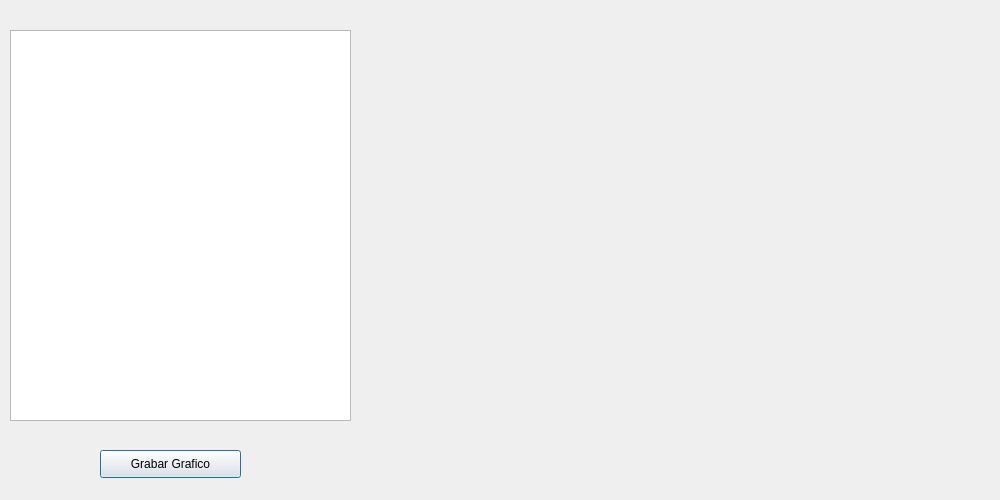
<?xml version="1.0" encoding="UTF-8"?>
<ui version="4.0">
 <class>dlgDemo62</class>
 <widget class="QDialog" name="dlgDemo62">
  <property name="geometry">
   <rect>
    <x>0</x>
    <y>0</y>
    <width>1000</width>
    <height>500</height>
   </rect>
  </property>
  <property name="windowTitle">
   <string>Grafico de Columnas 2D de Stock de Productos x Categorias con QPainter</string>
  </property>
  <widget class="QTableView" name="tblCategoria">
   <property name="geometry">
    <rect>
     <x>10</x>
     <y>30</y>
     <width>341</width>
     <height>391</height>
    </rect>
   </property>
  </widget>
  <widget class="QLabel" name="lblGrafico">
   <property name="geometry">
    <rect>
     <x>370</x>
     <y>30</y>
     <width>611</width>
     <height>441</height>
    </rect>
   </property>
   <property name="text">
    <string/>
   </property>
  </widget>
  <widget class="QPushButton" name="btnGrabarGrafico">
   <property name="geometry">
    <rect>
     <x>100</x>
     <y>450</y>
     <width>141</width>
     <height>28</height>
    </rect>
   </property>
   <property name="text">
    <string>Grabar Grafico</string>
   </property>
  </widget>
 </widget>
 <resources/>
 <connections/>
</ui>
